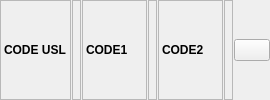
       <widget class="QFrame" name="frame_18">
        <property name="frameShape">
         <enum>QFrame::NoFrame</enum>
        </property>
        <property name="frameShadow">
         <enum>QFrame::Raised</enum>
        </property>
        <layout class="QHBoxLayout" name="horizontalLayout_22">
         <property name="spacing">
          <number>1</number>
         </property>
         <property name="leftMargin">
          <number>0</number>
         </property>
         <property name="topMargin">
          <number>0</number>
         </property>
         <property name="rightMargin">
          <number>0</number>
         </property>
         <property name="bottomMargin">
          <number>0</number>
         </property>
         <item>
          <widget class="QLabel" name="lblCodeUslTitle">
           <property name="sizePolicy">
            <sizepolicy hsizetype="Maximum" vsizetype="Preferred">
             <horstretch>0</horstretch>
             <verstretch>0</verstretch>
            </sizepolicy>
           </property>
           <property name="minimumSize">
            <size>
             <width>65</width>
             <height>32</height>
            </size>
           </property>
           <property name="font">
            <font>
             <weight>75</weight>
             <bold>true</bold>
            </font>
           </property>
           <property name="toolTip">
            <string>Poziv Na Broj</string>
           </property>
           <property name="frameShape">
            <enum>QFrame::StyledPanel</enum>
           </property>
           <property name="text">
            <string>CODE USL</string>
           </property>
          </widget>
         </item>
         <item>
          <widget class="QLabel" name="lblCodeUsl">
           <property name="font">
            <font>
             <weight>75</weight>
             <bold>true</bold>
            </font>
           </property>
           <property name="frameShape">
            <enum>QFrame::StyledPanel</enum>
           </property>
           <property name="text">
            <string/>
           </property>
           <property name="alignment">
            <set>Qt::AlignLeading|Qt::AlignLeft|Qt::AlignVCenter</set>
           </property>
           <property name="textInteractionFlags">
            <set>Qt::LinksAccessibleByMouse|Qt::TextSelectableByMouse</set>
           </property>
          </widget>
         </item>
         <item>
          <widget class="QLabel" name="lblCode1Title">
           <property name="sizePolicy">
            <sizepolicy hsizetype="Maximum" vsizetype="Preferred">
             <horstretch>0</horstretch>
             <verstretch>0</verstretch>
            </sizepolicy>
           </property>
           <property name="minimumSize">
            <size>
             <width>65</width>
             <height>32</height>
            </size>
           </property>
           <property name="font">
            <font>
             <weight>75</weight>
             <bold>true</bold>
            </font>
           </property>
           <property name="toolTip">
            <string>Poziv Na Broj</string>
           </property>
           <property name="frameShape">
            <enum>QFrame::StyledPanel</enum>
           </property>
           <property name="text">
            <string>CODE1</string>
           </property>
          </widget>
         </item>
         <item>
          <widget class="QLabel" name="lblCode1">
           <property name="font">
            <font>
             <weight>75</weight>
             <bold>true</bold>
            </font>
           </property>
           <property name="frameShape">
            <enum>QFrame::StyledPanel</enum>
           </property>
           <property name="text">
            <string/>
           </property>
           <property name="alignment">
            <set>Qt::AlignLeading|Qt::AlignLeft|Qt::AlignVCenter</set>
           </property>
           <property name="textInteractionFlags">
            <set>Qt::LinksAccessibleByMouse|Qt::TextSelectableByMouse</set>
           </property>
          </widget>
         </item>
         <item>
          <widget class="QLabel" name="lblCode2Title">
           <property name="sizePolicy">
            <sizepolicy hsizetype="Maximum" vsizetype="Preferred">
             <horstretch>0</horstretch>
             <verstretch>0</verstretch>
            </sizepolicy>
           </property>
           <property name="minimumSize">
            <size>
             <width>65</width>
             <height>32</height>
            </size>
           </property>
           <property name="font">
            <font>
             <weight>75</weight>
             <bold>true</bold>
            </font>
           </property>
           <property name="toolTip">
            <string>Poziv Na Broj</string>
           </property>
           <property name="frameShape">
            <enum>QFrame::StyledPanel</enum>
           </property>
           <property name="text">
            <string>CODE2</string>
           </property>
          </widget>
         </item>
         <item>
          <widget class="QLabel" name="lblCode2">
           <property name="font">
            <font>
             <weight>75</weight>
             <bold>true</bold>
            </font>
           </property>
           <property name="frameShape">
            <enum>QFrame::StyledPanel</enum>
           </property>
           <property name="text">
            <string/>
           </property>
           <property name="alignment">
            <set>Qt::AlignLeading|Qt::AlignLeft|Qt::AlignVCenter</set>
           </property>
           <property name="textInteractionFlags">
            <set>Qt::LinksAccessibleByMouse|Qt::TextSelectableByMouse</set>
           </property>
          </widget>
         </item>
         <item>
          <widget class="QPushButton" name="btnGo2_9">
           <property name="sizePolicy">
            <sizepolicy hsizetype="Maximum" vsizetype="Fixed">
             <horstretch>0</horstretch>
             <verstretch>0</verstretch>
            </sizepolicy>
           </property>
           <property name="maximumSize">
            <size>
             <width>36</width>
             <height>16777215</height>
            </size>
           </property>
           <property name="cursor">
            <cursorShape>PointingHandCursor</cursorShape>
           </property>
           <property name="toolTip">
            <string>Filter</string>
           </property>
           <property name="icon">
            <iconset resource="../../../resources/DonatForm.qrc">
             <normaloff>:/InDonat/Forms/images/OLOVKA.GIF</normaloff>:/InDonat/Forms/images/OLOVKA.GIF</iconset>
           </property>
           <property name="autoExclusive">
            <bool>true</bool>
           </property>
          </widget>
         </item>
        </layout>
       </widget>
